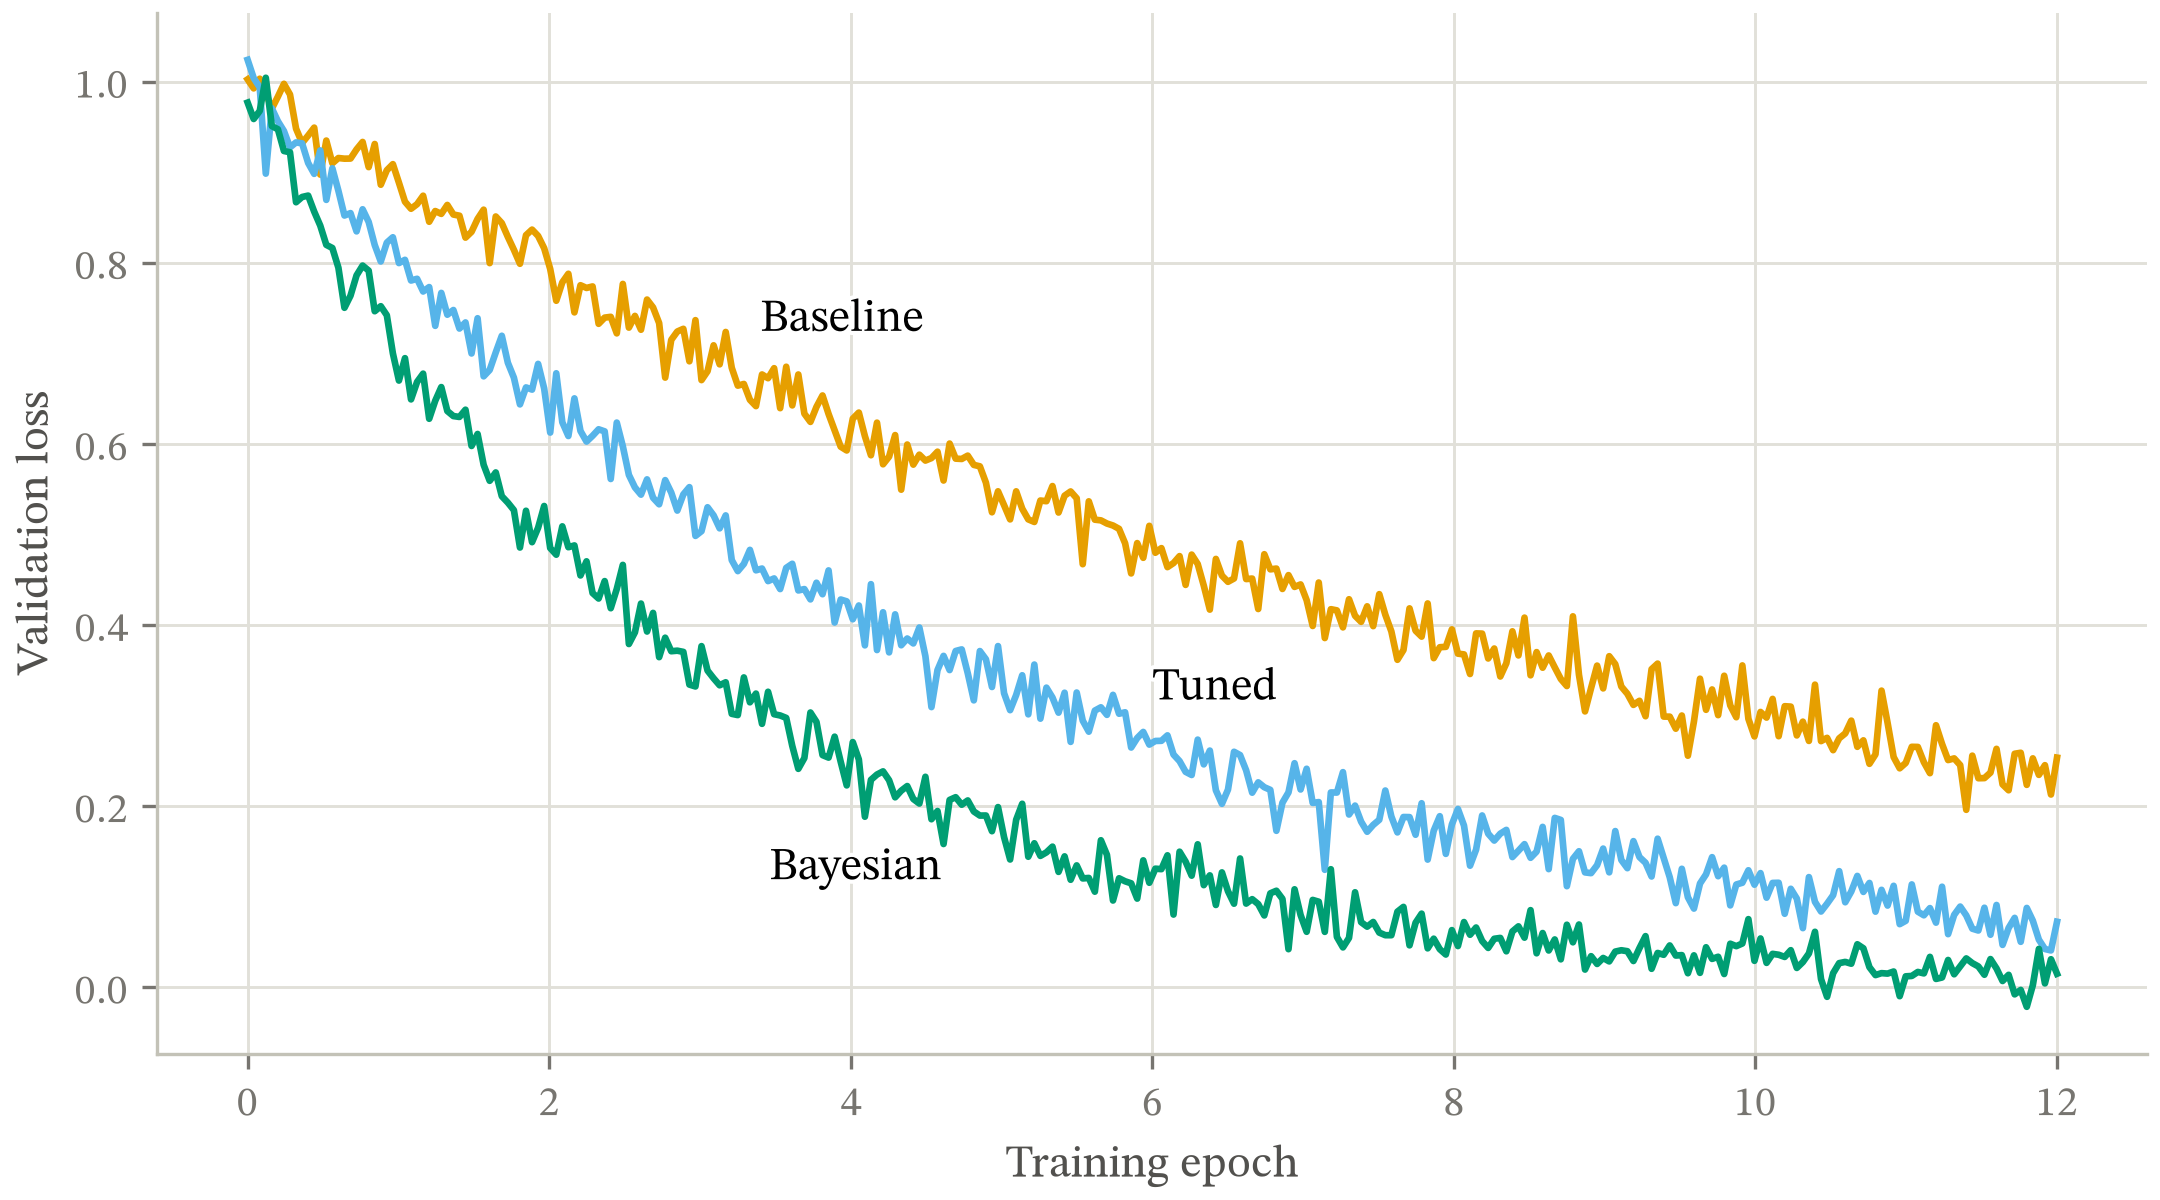

This chart was generated by the following Python code:
"""A minimal figure built the way the guide describes, with both gates run on it.

    python examples/demo.py [output-directory]

Writes `examples/demo.png` and prints the composition audit. Everything here is
the whole method in miniature: load the style sheet, take palette slots in
order, run the checks, and only then look at the picture.

The optional directory exists for `tests/test_example.py`, which runs this file
to prove the documented example still works. Without it the test rewrote
the committed PNG on every run: the bytes depend on the local fonts, so `pytest`
left the working tree dirty and any `git add -A` swept a binary diff into an
unrelated commit.
"""

from pathlib import Path
import sys

import matplotlib
import numpy as np

matplotlib.use("agg")
import matplotlib.pyplot as plt
from matplotlib import colormaps
from matplotlib import patheffects as pe

HERE = Path(__file__).resolve().parent
OUT = Path(sys.argv[1]) if len(sys.argv) > 1 else HERE
SKILL = HERE.parent / "skill"
sys.path.insert(0, str(SKILL / "scripts"))

import check_figure as cf          # noqa: E402
import check_palette as cp         # noqa: E402

# Resolve the sheet relative to this file. A bare "figure.mplstyle" only works
# when the working directory happens to be the right one, which stops being true
# the moment a test runner or a build script invokes this.
plt.style.use(str(SKILL / "assets" / "figure.mplstyle"))

# Okabe-Ito is a matplotlib builtin as of 3.11. Before that it is eight hex
# strings, which is all it ever was -- so falling back costs nothing and keeps
# this runnable on any matplotlib the checks themselves support.
OKABE_ITO = ["#000000", "#e69f00", "#56b4e9", "#009e73",
             "#f0e442", "#0072b2", "#d55e00", "#cc79a7"]
if "okabe_ito" in colormaps:
    OKABE_ITO = [matplotlib.colors.to_hex(colormaps["okabe_ito"](i))
                 for i in range(8)]

# Slot 0 is black (the ink token here), so the series ramp starts at 1 and is
# taken IN ORDER -- picking slots by meaning is what puts two hues that collide
# under protanopia in the same figure.
SERIES = OKABE_ITO[1:4]

# The style sheet carries the same six slots as `axes.prop_cycle`, so a figure
# that just draws inherits them. Pinning the two together here means a future
# edit to either one shows up as a failure in the example rather than as two
# palettes that quietly disagree.
CYCLE = plt.rcParams["axes.prop_cycle"].by_key()["color"]
assert [c.lower() for c in CYCLE[:3]] == SERIES, (CYCLE[:3], SERIES)

# Prove it before drawing it. This is the cheap half of the method.
ok, rows = cp.check(SERIES, all_pairs=True)
assert ok, rows

# The halo has to be the surface the figure actually sits on, not a hardcoded
# white -- a sheet that changes `axes.facecolor` would otherwise draw every
# label with a bright outline around it.
SURFACE = plt.rcParams["axes.facecolor"]

rng = np.random.default_rng(0)
x = np.linspace(0, 12, 300)

fig, ax = plt.subplots(figsize=(7.2, 4.0), constrained_layout=True)

# How wide a label runs, in data units. Set from the longest string rather than
# guessed, because the whole placement below is a statement about the label's
# BOX, not about its anchor point.
LABEL_SPAN = 2.2

# Check the label against the drawn data, not against the idea it names. If the
# legend orders these as improvements, the curves have to actually improve --
# the guide's most-repeated failure is a callout that is true of the concept and
# false of the line beside it.
#
# Where each curve is labelled, on which side, and -- the part that took three
# tries -- with which horizontal alignment.
for color, decay, label, at_x, side in zip(
        SERIES,
        (0.12, 0.22, 0.35),
        ("Baseline", "Tuned", "Bayesian"),
        (3.4, 6.0, 4.6),
        (1, 1, -1)):
    y = np.exp(-decay * x) + 0.02 * rng.standard_normal(x.size)
    ax.plot(x, y, color=color, lw=1.6, label=label)
    # Direct labels, not a legend. Orange and sky blue are under 3:1 on white,
    # and the guide's rule for a sub-3:1 hue is a visible direct label -- a
    # legend does not discharge it, because it leaves the reader matching a
    # small faint swatch to a small faint curve, which is the step being
    # removed.
    #
    # The label stays ink black rather than taking its series color, which is
    # the usual advice and was measured before being rejected. Text needs 4.5:1
    # to be legible; darkening these hues far enough to reach it puts orange at
    # dE 18.6 from its own line and sky blue at 17.1, both past the NORMAL_FLOOR
    # of 15 that `check_palette` uses to call two colors different series. A
    # label that reads as a fourth hue is worse than a black one. Below 15 the
    # text is not legible. There is no setting that satisfies both, so identity
    # rides on proximity alone -- which is why `check_label_attribution` exists
    # and why it is a hard gate rather than a warning.
    #
    # ALIGNMENT. These curves descend, so the ground above a curve is clear to
    # the RIGHT of any anchor and the ground below it is clear to the LEFT.
    # `ha="center"` -- the obvious choice, and what this file shipped with --
    # is the one alignment that ignores that: it clears the curve at the anchor
    # and puts both ends of the box back down on the line, because over 2.2
    # epochs the baseline curve falls 0.07, four times the offset holding the
    # text up. The label read as sitting ON the curve, its casing punched a
    # visible white gap through the data, and every check in the suite passed.
    # `check_text_readability` is the gate that was missing; the alignment below
    # is the fix.
    lo, hi = (at_x, at_x + LABEL_SPAN) if side > 0 else (at_x - LABEL_SPAN, at_x)
    window = (x >= lo) & (x <= hi)
    # Anchor on the extreme of the noise across the label's own span, not on the
    # curve's value at one point. Sampled noise spikes ~0.02, which at this size
    # is larger than any sane offset -- anchoring at a point puts the box on top
    # of whichever spike happens to be next to it.
    y_at = y[window].max() if side > 0 else y[window].min()
    ax.annotate(label, (at_x, y_at), textcoords="offset points",
                xytext=(0, 6 * side),
                ha="left" if side > 0 else "right",
                va="bottom" if side > 0 else "top",
                # Casing, in the cartographic sense: the gridline that passes
                # behind a label breaks its glyph edges, and the reader pays for
                # that on every label the grid happens to cross. It rescues a
                # 0.7pt gridline. It does not rescue a 1.6pt curve -- there it
                # only hides the collision by erasing the data.
                path_effects=[pe.withStroke(linewidth=2.0,
                                            foreground=SURFACE)])

ax.set_xlabel("Training epoch")
ax.set_ylabel("Validation loss")

# The caption carries the mechanism; the figure carries no internal title.
# The description is for a reader who cannot see the figure. Across 100,000
# public notebooks, 99.81% of generated images shipped without one.
cf.describe(fig, "Validation loss against training epoch for three optimisers "
                 "over 12 epochs. All three fall; the Bayesian run reaches 0.12 "
                 "by epoch 6 and 0.02 by epoch 12, while the baseline is still "
                 "at 0.25 at epoch 12.")
passed = cf.report(fig, "demo")
# No dpi or bbox here on purpose: both come from the style sheet, which is the
# point of having one. `bbox_inches="tight"` in particular would change the
# saved width and quietly invalidate the type-size check that just ran.
out = OUT / "demo.png"
fig.savefig(out, metadata=cf.alt_metadata(fig, out))
plt.close(fig)

print(f"wrote {out}")
sys.exit(0 if passed else 1)
